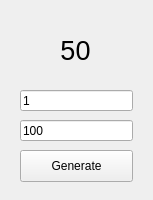
<?xml version="1.0" encoding="UTF-8"?>
<ui version="4.0">
 <class>MainWindow</class>
 <widget class="QMainWindow" name="MainWindow">
  <property name="geometry">
   <rect>
    <x>0</x>
    <y>0</y>
    <width>153</width>
    <height>200</height>
   </rect>
  </property>
  <property name="windowTitle">
   <string>Random Number Generator</string>
  </property>
  <widget class="QWidget" name="centralwidget">
   <widget class="QPushButton" name="pushButton">
    <property name="geometry">
     <rect>
      <x>20</x>
      <y>150</y>
      <width>113</width>
      <height>32</height>
     </rect>
    </property>
    <property name="text">
     <string>Generate</string>
    </property>
   </widget>
   <widget class="QLabel" name="label">
    <property name="geometry">
     <rect>
      <x>20</x>
      <y>20</y>
      <width>111</width>
      <height>61</height>
     </rect>
    </property>
    <property name="font">
     <font>
      <pointsize>20</pointsize>
     </font>
    </property>
    <property name="text">
     <string>50</string>
    </property>
    <property name="alignment">
     <set>Qt::AlignCenter</set>
    </property>
   </widget>
   <widget class="QLineEdit" name="minValue">
    <property name="geometry">
     <rect>
      <x>20</x>
      <y>90</y>
      <width>113</width>
      <height>21</height>
     </rect>
    </property>
    <property name="text">
     <string>1</string>
    </property>
    <property name="placeholderText">
     <string>min</string>
    </property>
   </widget>
   <widget class="QLineEdit" name="maxValue">
    <property name="geometry">
     <rect>
      <x>20</x>
      <y>120</y>
      <width>113</width>
      <height>21</height>
     </rect>
    </property>
    <property name="text">
     <string>100</string>
    </property>
    <property name="placeholderText">
     <string>max</string>
    </property>
   </widget>
  </widget>
 </widget>
 <resources/>
 <connections/>
</ui>
